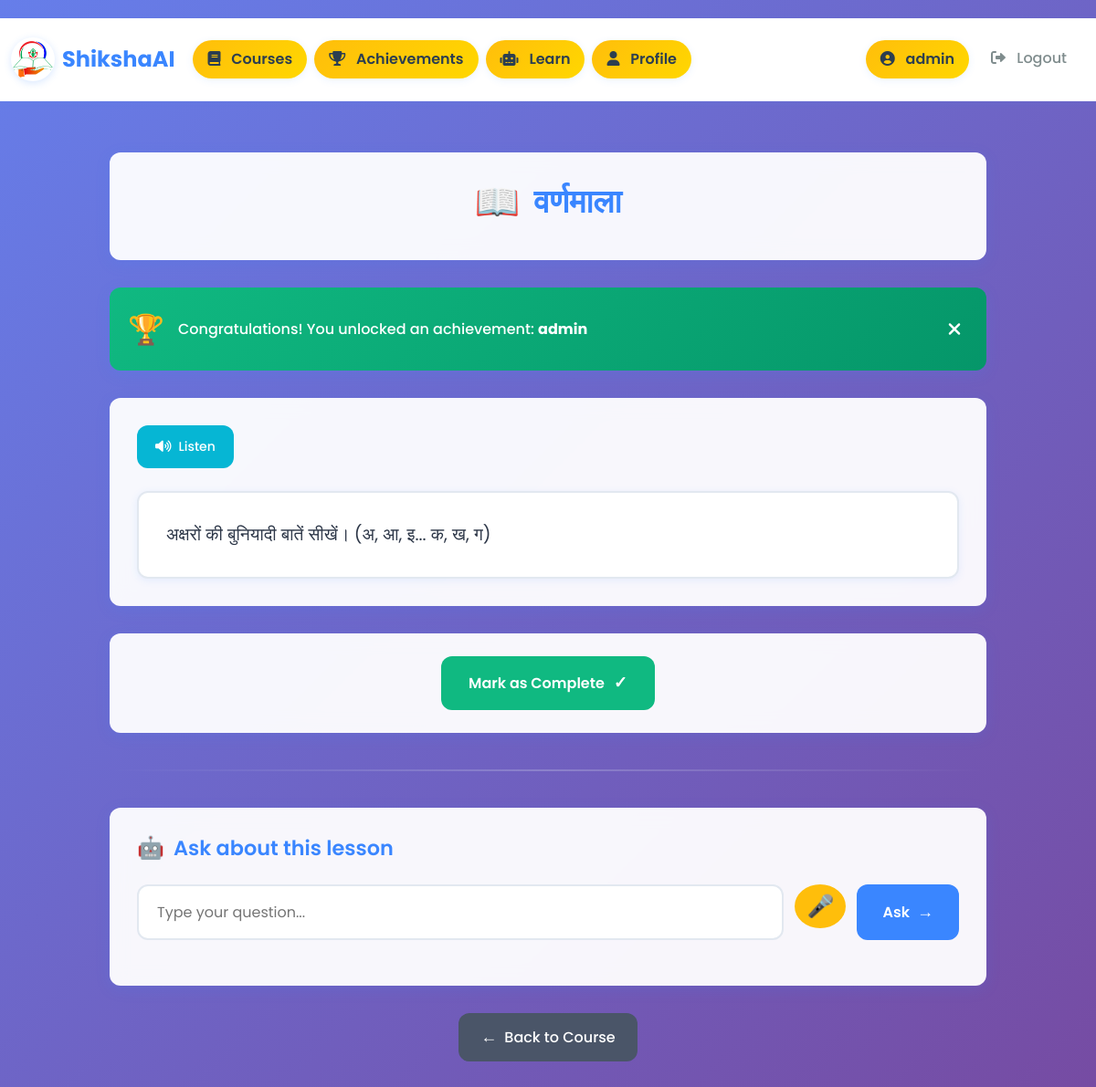
Page /lessons/15/ (signed in) on the committed database.
### app/models.py (models this page shows, shortened)
class Lesson(models.Model):
    course = models.ForeignKey(Course, on_delete=models.CASCADE, related_name='lessons')
    title = models.CharField(max_length=200)
    content = models.TextField()
    order = models.PositiveIntegerField(default=0)
    class Meta:
        ordering = ['order']

### app/views.py (the view, shortened to what this page needs)
# urls.py: path('lessons/<int:lesson_id>/', views.lesson_detail, name='lesson_detail'),
@login_required
def lesson_detail(request, lesson_id):
    lang = request.session.get('language', 'en')
    translation.activate(lang)
    lesson = get_object_or_404(Lesson, id=lesson_id)
    course = lesson.course
    answer = None
    user = request.user if request.user.is_authenticated else None
    session_key = request.session.session_key or request.session.save() or request.session.session_key
    lessons = list(course.lessons.all())
    idx = lessons.index(lesson)
    if idx > 0:
        prev_lesson = lessons[idx-1]
        prev_completed = UserProgress.objects.filter(
            user=user, session_key=None, lesson=prev_lesson, completed=True
        ).exists()
        if not user:
            prev_completed = UserProgress.objects.filter(
                user=None, session_key=session_key, lesson=prev_lesson, completed=True
            ).exists()
        if not prev_completed:
            return redirect('lesson_detail', lesson_id=prev_lesson.id)
    else:
        prev_lesson = None
    next_lesson = lessons[idx+1] if idx+1 < len(lessons) else None
    achievement_unlocked = None
    if 'achievement_unlocked' in request.session:
        achievement_unlocked = request.session['achievement_unlocked']
        del request.session['achievement_unlocked']
    lesson_content = get_lesson_content(lesson, lang)
    return render(request, 'lesson_detail.html', {
        'lesson': lesson,
        'lesson_content': lesson_content,
        'answer': answer,
        'language': lang,
        'languages': LANGUAGES,
        'prev_lesson': prev_lesson,
        'next_lesson': next_lesson,
        'achievement_unlocked': achievement_unlocked,
    })

### app/templates/lesson_detail.html (shortened to what this page needs)
{% extends 'base.html' %}
{% block content %}
<div class="main-container">
    <div class="lesson-header">
        <h2 class="lesson-title">{{ lesson.title }}</h2>
    </div>
    {% if achievement_unlocked %}
    <div class="achievement-alert" role="alert">
        <div class="achievement-content">
            {% if language == 'hi' %}बधाई हो! आपने उपलब्धि अनलॉक की: {% elif language == 'gu' %}અભિનંદન! તમે સિદ્ધિ અનલોક કરી: {% else %}Congratulations! You unlocked an achievement: {% endif %}
            <strong>{{ achievement_unlocked }}</strong>
        </div>
        <button type="button" class="achievement-close" data-bs-dismiss="alert" aria-label="Close">
            <i class="fas fa-times"></i>
        </button>
    </div>
    {% endif %}
    <div class="lesson-content-section">
        <div class="lesson-controls">
            <button class="tts-button" id="lesson-tts-btn">
                <i class="fas fa-volume-up"></i>
                {% if language == 'hi' %}सुनें{% elif language == 'gu' %}સાંભળો{% else %}Listen{% endif %}
            </button>
        </div>
        <div class="lesson-content-card">
            <div class="lesson-content" id="lesson-content">{{ lesson_content|safe }}</div>
        </div>
    </div>
    <div class="completion-section">
        <form method="post">
            <button type="submit" name="complete" class="complete-button">
                {% if language == 'hi' %}पूरा किया{% elif language == 'gu' %}પૂર્ણ કર્યું{% else %}Mark as Complete{% endif %}
            </button>
        </form>
    </div>
    <hr class="divider">
    <div class="ai-section">
        <h4 class="ai-section-title">{% if language == 'hi' %}इस पाठ के बारे में पूछें{% elif language == 'gu' %}આ પાઠ વિશે પૂછો{% else %}Ask about this lesson{% endif %}</h4>
        <form method="post" class="ai-question-form" id="ai-question-form">
            <input type="text"
                   name="question"
                   class="ai-question-input"
                   lang="{% if language == 'gu' %}gu{% elif language == 'hi' %}hi{% else %}en{% endif %}"
                   placeholder="{% if language == 'hi' %}सवाल लिखें...{% elif language == 'gu' %}પ્રશ્ન લખો...{% else %}Type your question...{% endif %}"
                   autocomplete="off">
            <button type="button"
                    class="mic-button"
                    id="mic-btn"
                    title="{% if language == 'hi' %}माइक से बोलें{% elif language == 'gu' %}માઇકથી બોલો{% else %}Speak with mic{% endif %}">
                <span id="mic-icon">🎤</span>
            </button>
            <button type="submit" name="ask_ai" class="ask-ai-button">
                {% if language == 'hi' %}पूछें{% elif language == 'gu' %}પૂછો{% else %}Ask{% endif %}
            </button>
        </form>
    </div>
    <div style="text-align: center; margin-top: 30px;">
        <a href="{% url 'course_detail' lesson.course.id %}" class="back-to-course">
            {% if language == 'hi' %}कोर्स पर जाएं{% elif language == 'gu' %}કોર્સ પર જાઓ{% else %}Back to Course{% endif %}
        </a>
    </div>
</div>
{% endblock %}

### app/templates/base.html (shortened to what this page needs)
{% load static %}
<!DOCTYPE html>
<html lang="{{ language|default:'en' }}">
<head>
    <link href="https://cdn.jsdelivr.net/npm/bootstrap@5.3.0/dist/css/bootstrap.min.css" rel="stylesheet">
    <link href="https://cdnjs.cloudflare.com/ajax/libs/font-awesome/6.0.0/css/all.min.css" rel="stylesheet">
    <link rel="stylesheet" href="{% static 'styles.css' %}">
</head>
<body>
    <nav class="navbar navbar-expand-lg navbar-light bg-light mb-4">
        <div class="container-fluid">
            <a class="navbar-brand fw-bold d-flex align-items-center" href="/dashboard/">
                <img src="{% static 'logo.png' %}" alt="ShikshaAI Logo" width="48" height="48" class="me-2">
                <span>
                    {% if language == 'hi' %}शिक्षाAI{% elif language == 'gu' %}શિક્ષાAI{% else %}ShikshaAI{% endif %}
                </span>
            </a>
            <div class="collapse navbar-collapse" id="navbarNav">
                <ul class="navbar-nav me-auto mb-2 mb-lg-0">
                    <li class="nav-item">
                        <a class="nav-link" href="/courses/">
                            <i class="fas fa-book"></i>
                            {% if language == 'hi' %}कोर्सेस{% elif language == 'gu' %}કોર્સિસ{% else %}Courses{% endif %}
                        </a>
                    </li>
                    <li class="nav-item">
                        <a class="nav-link" href="/achievements/">
                            <i class="fas fa-trophy"></i>
                            {% if language == 'hi' %}उपलब्धियां{% elif language == 'gu' %}સાધનાઓ{% else %}Achievements{% endif %}
                        </a>
                    </li>
                    <li class="nav-item">
                        <a class="nav-link" href="/learn/">
                            <i class="fas fa-robot"></i>
                            {% if language == 'hi' %}सीखें{% elif language == 'gu' %}શીખો{% else %}Learn{% endif %}
                        </a>
                    </li>
                    {% if user.is_authenticated %}
                    <li class="nav-item">
                        <a class="nav-link" href="/profile/">
                            <i class="fas fa-user"></i>
                            {% if language == 'hi' %}प्रोफ़ाइल{% elif language == 'gu' %}પ્રોફાઇલ{% else %}Profile{% endif %}
                        </a>
                    </li>
                    {% endif %}
                </ul>
                <ul class="navbar-nav mb-2 mb-lg-0">
                    {% if user.is_authenticated %}
                        <li class="nav-item">
                            <span class="nav-link">
                                <i class="fas fa-user-circle"></i>
                                {{ user.username }}
                            </span>
                        </li>
                        <li class="nav-item">
                            <form method="post" action="/logout/" style="display:inline;">
                                <button type="submit" class="nav-link btn btn-link" style="display:inline; padding:0; border:none; background:none;">
                                    <i class="fas fa-sign-out-alt"></i>
                                    {% if language == 'hi' %}लॉगआउट{% elif language == 'gu' %}લૉગઆઉટ{% else %}Logout{% endif %}
                                </button>
                            </form>
                        </li>
                    {% endif %}
                </ul>
            </div>
        </div>
    </nav>
    <div class="container">
        {% block content %}{% endblock %}
    </div>
</body>
</html>

### static/styles.css (style rules this page uses)
body { background: #f8f9fa; font-family: 'Segoe UI', 'Arial', sans-serif; }
h1, h2, h4 { color: #2d6a4f; font-weight: bold; }
#mic-btn { font-size: 1.5rem; border-radius: 50%; width: 3rem; height: 3rem; display: flex; align-items: center; justify-content: center; }

### app/templates/base.html (style rules this page uses)
:root { --primary-color: #3A86FF; --accent-color: #FFBE0B; --text-dark: #2C3E50; --text-light: #7F8C8D; --bg-light: #F8FAFC; --bg-white: #FFFFFF; --shadow-light: 0 2px 10px rgba(58, 134, 255, 0.1); --shadow-medium: 0 4px 20px rgba(58, 134, 255, 0.15); --border-radius: 12px; --transition: all 0.3s ease; }
* { margin: 0; padding: 0; box-sizing: border-box; }
body { font-family: 'Poppins', sans-serif; background: linear-gradient(135deg, #F8FAFC 0%, #E3F2FD 100%); color: var(--text-dark); line-height: 1.6; min-height: 100vh; }
.navbar { background: var(--bg-white) !important; box-shadow: var(--shadow-light); border-bottom: 1px solid rgba(58, 134, 255, 0.1); padding: 1rem 0; backdrop-filter: blur(10px); }
.navbar-brand { font-weight: 700 !important; font-size: 1.5rem; color: var(--primary-color) !important; transition: var(--transition); }
.navbar-brand img { border-radius: 50%; transition: var(--transition); box-shadow: 0 2px 8px rgba(58, 134, 255, 0.2); }
.nav-link { font-weight: 500; color: var(--text-dark) !important; padding: 0.5rem 1rem !important; border-radius: var(--border-radius); transition: var(--transition); position: relative; margin: 0 0.25rem; }
.navbar-nav .nav-link:first-child { background: linear-gradient(135deg, var(--accent-color), #FFD700); color: var(--text-dark) !important; border-radius: 25px; padding: 0.5rem 1rem !important; font-weight: 600; box-shadow: var(--shadow-light); }
.btn-link { color: var(--text-light) !important; text-decoration: none; font-weight: 500; transition: var(--transition); border-radius: var(--border-radius); padding: 0.5rem 1rem; }
.container { max-width: 1200px; margin: 0 auto; padding: 2rem 1rem; }
.container { animation: fadeInUp 0.6s ease; }
.nav-link i { margin-right: 0.5rem; transition: var(--transition); }

### rows in the picture
Lesson: title "वर्णमाला", content "अक्षरों की बुनियादी बातें सीखें। (अ, आ, इ... क, ख, ग)"

### other values in the picture
{{ user.username }} "admin"
{{ achievement_unlocked }} "admin"
